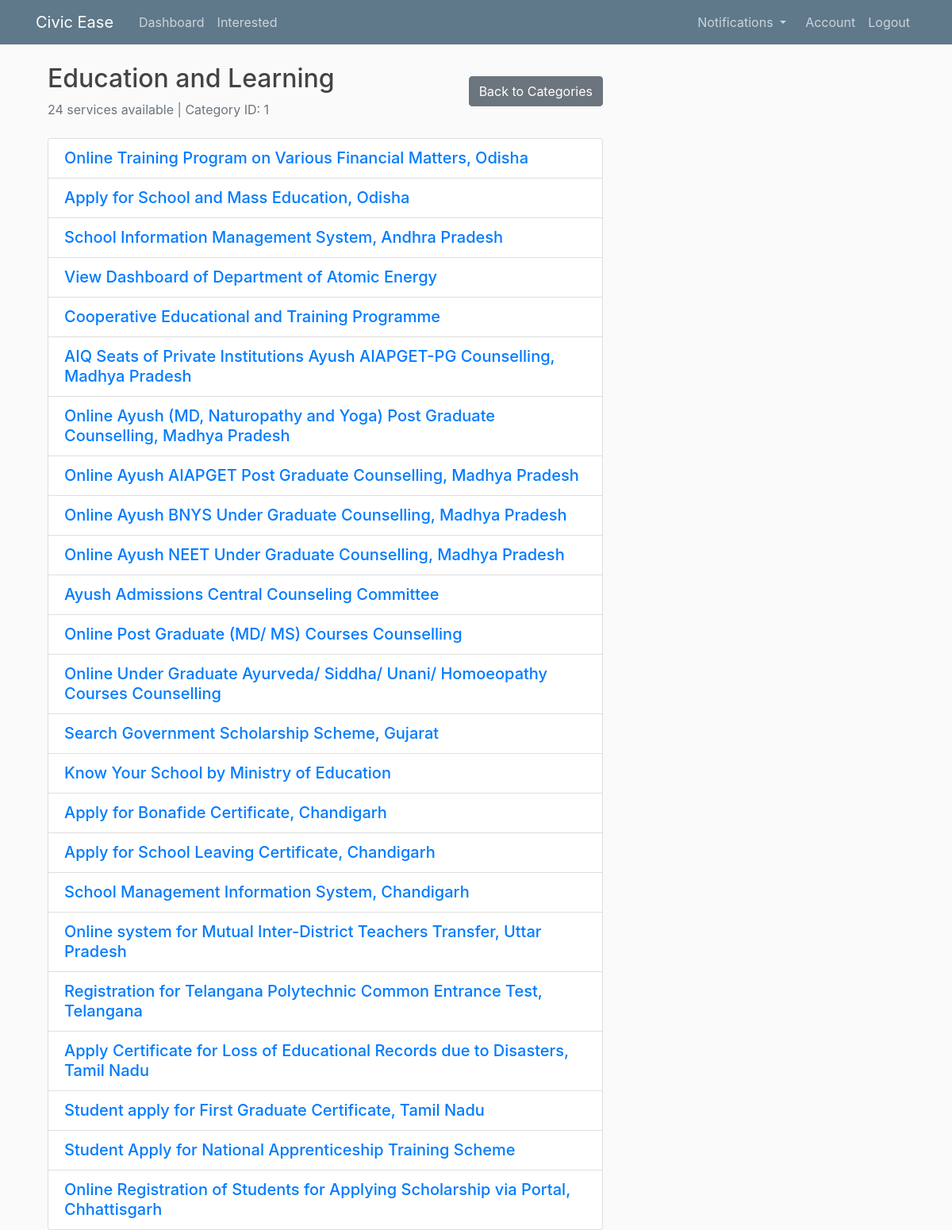
Page /category/1 (signed in) on the committed database.
### flaskblog/models.py (models this page shows)
class Post(db.Model):
    __tablename__ = 'post'
    id = db.Column(db.Integer, primary_key=True)
    title = db.Column(db.String(100), nullable=False)
    rss_category_id = db.Column(db.Integer, nullable=True)
    rss_category_name = db.Column(db.String(120), nullable=True)
    rss_link = db.Column(db.String(300), nullable=True)
    rss_description = db.Column(db.Text, nullable=True)
    rss_pubDate = db.Column(db.DateTime, nullable=True)
    reviews = db.relationship('Review', back_populates='post')
    interests = db.relationship('Interest', back_populates='post', cascade="all, delete-orphan")
    notifications = db.relationship('Notification', back_populates='post', cascade="all, delete-orphan")

### flaskblog/routes.py (the view)
@app.route("/category/<int:category_id>")
@login_required
def category_posts(category_id):
    posts = Post.query.filter_by(rss_category_id=category_id).all()
    if not posts:
        flash("No posts in this category.", "info")
        return redirect(url_for("home"))
    category_name = posts[0].rss_category_name
    return render_template("category_posts.html", posts=posts,
                           category_name=category_name, category_id=category_id)

### flaskblog/models.py (called while the page is built)
@login_manager.user_loader
def load_user(user_id):
    return User.query.get(int(user_id))

### flaskblog/routes.py (called while the page is built)
@app.context_processor
def inject_notifications():
    if current_user.is_authenticated:
        unread_notifs = Notification.query.filter(
            Notification.user_id == current_user.id,
            Notification.is_read == False,
            Notification.scheduled_time <= datetime.now()
        ).order_by(Notification.scheduled_time.desc()).all()
        return dict(active_notifications=unread_notifs)
    return dict(active_notifications=[])

### flaskblog/templates/category_posts.html (shortened to what this page needs)
{% extends "layout.html" %}
{% block content %}
    <div class="container-fluid">
        <div class="row mb-4">
            <div class="col-12">
                <div class="d-flex justify-content-between align-items-center">
                    <div>
                        <h2 class="mb-2">{{ category_name }}</h2>
                        <p class="text-muted mb-0">
                             {{ posts|length }} services available
                            | Category ID: {{ category_id }}
                        </p>
                    </div>
                    <a href="{{ url_for('home') }}" class="btn btn-secondary">
                         Back to Categories
                    </a>
                </div>
            </div>
        </div>
        <div class="row">
            <div class="col-12">
                <ul class="list-group">
                    {% for post in posts %}
                        <li class="list-group-item">
                            <a href="{{ url_for('post_detail', post_id=post.id) }}" class="h5 text-primary">{{ post.title }}</a>
                        </li>
                    {% endfor %}
                </ul>
            </div>
        </div>
    </div>
{% endblock content %}

### flaskblog/templates/layout.html (shortened to what this page needs)
<!DOCTYPE html>
<html>
<head>
  <link rel="stylesheet" href="{{ url_for('static', filename='css/bootstrap.min.css') }}">
  <link rel="stylesheet" type="text/css" href="{{ url_for('static', filename='main.css') }}">
</head>
<body>
  <header class="site-header">
    <nav class="navbar navbar-expand-md navbar-dark bg-steel fixed-top">
      <div class="container">
        <a class="navbar-brand mr-4"
          href="{% if current_user.is_authenticated %}{{ url_for('landing') }}{% else %}{{ url_for('landing') }}{% endif %}">Civic
          Ease</a>
        <div class="collapse navbar-collapse" id="navbarToggle">
          <div class="navbar-nav mr-auto">
            {% if current_user.is_authenticated %}
            <a class="nav-item nav-link" href="{{ url_for('home') }}">Dashboard</a>
            <a class="nav-item nav-link" href="{{ url_for('my_interests') }}">Interested</a>
            {% else %}
            <a class="nav-item nav-link" href="{{ url_for('landing') }}">Home</a>
            {% endif %}
          </div>
          <div class="navbar-nav">
            {% if current_user.is_authenticated %}
            <li class="nav-item dropdown mx-2">
              <a class="nav-link dropdown-toggle" href="#" id="notifications-menu" role="button" data-toggle="dropdown"
                aria-haspopup="true" aria-expanded="false">
                Notifications
              </a>
            </li>
            <a class="nav-item nav-link" href="{{ url_for('account') }}">Account</a>
            <a class="nav-item nav-link" href="{{ url_for('logout') }}">Logout</a>
            {% else %}
            <a class="nav-item nav-link" href="{{ url_for('login') }}">Login</a>
            <a class="nav-item nav-link" href="{{ url_for('register') }}">Register</a>
            {% endif %}
          </div>
        </div>
      </div>
    </nav>
  </header>
  <main role="main" class="container">
    <div class="row">
      <div class="col-md-8">
        {% block content %}{% endblock %}
      </div>
    </div>
  </main>
</body>
</html>

### flaskblog/static/main.css (style rules this page uses)
body { background: #fafafa; color: #333333; margin-top: 5rem; }
h1, h2, h3, h4, h5, h6 { color: #444444; }
.bg-steel { background-color: #5f788a; }
.site-header .navbar-nav .nav-link { color: #cbd5db; }

### rows in the picture
Post: rss_category_name "Education and Learning", title "Online Training Program on Various Financial Matters, Odisha"
Post: title "Apply for School and Mass Education, Odisha"
Post: title "School Information Management System, Andhra Pradesh"
Post: title "View Dashboard of Department of Atomic Energy"
Post: title "Cooperative Educational and Training Programme"
Post: title "AIQ Seats of Private Institutions Ayush AIAPGET-PG Counselling, Madhya Pradesh"
Post: title "Online Ayush (MD, Naturopathy and Yoga) Post Graduate Counselling, Madhya Pradesh"
Post: title "Online Ayush AIAPGET Post Graduate Counselling, Madhya Pradesh"
Post: title "Online Ayush BNYS Under Graduate Counselling, Madhya Pradesh"
Post: title "Online Ayush NEET Under Graduate Counselling, Madhya Pradesh"
Post: title "Ayush Admissions Central Counseling Committee"
Post: title "Online Post Graduate (MD/ MS) Courses Counselling"
Post: title "Online Under Graduate Ayurveda/ Siddha/ Unani/ Homoeopathy Courses Counselling"
Post: title "Search Government Scholarship Scheme, Gujarat"
Post: title "Know Your School by Ministry of Education"
Post: title "Apply for Bonafide Certificate, Chandigarh"
Post: title "Apply for School Leaving Certificate, Chandigarh"
Post: title "School Management Information System, Chandigarh"
Post: title "Online system for Mutual Inter-District Teachers Transfer, Uttar Pradesh"
Post: title "Registration for Telangana Polytechnic Common Entrance Test, Telangana"
Post: title "Apply Certificate for Loss of Educational Records due to Disasters, Tamil Nadu"
Post: title "Student apply for First Graduate Certificate, Tamil Nadu"
Post: title "Student Apply for National Apprenticeship Training Scheme"
Post: title "Online Registration of Students for Applying Scholarship via Portal, Chhattisgarh"

### other values in the picture
{{ posts|length }} "24"
{{ category_id }} "1"
